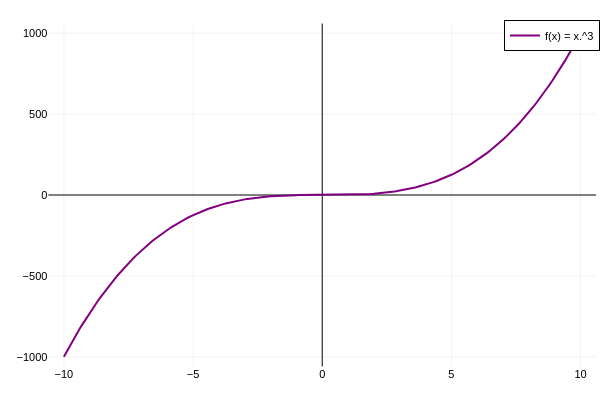

Write notebook code for a chart like this one.
### Markdown cell above
#### f = x^3 (LATEX)

### Code cell
x = -10:0.1:10
f(x) = x.^3
plotly()
plot(x, f(x), 
     label="f(x) = x.^3",
     color=:purple, 
     lw=2,
     framestyle=:origin,
     grid=true)

### Figure 1 — Plotly figure (JSON) as saved in the notebook; plotly's stock layout.template omitted (floating-point values rounded to 4 significant figures; data arrays with more than 128 entries replaced by an {"elided": "..."} marker saying what was removed)
{"data": [{"colorbar": {"len": 0.9525, "title": "", "x": 0.9934, "y": 0.5139}, "legendgroup": "f(x) = x.^3", "line": {"color": "rgba(128, 0, 128, 1.000)", "dash": "solid", "shape": "linear", "width": 2}, "mode": "lines", "name": "f(x) = x.^3", "showlegend": true, "type": "scatter", "x": {"elided": "201 float values"}, "xaxis": "x", "y": {"elided": "201 float values"}, "yaxis": "y"}], "layout": {"annotations": [], "height": 400, "legend": {"bgcolor": "rgba(255, 255, 255, 1.000)", "bordercolor": "rgba(0, 0, 0, 1.000)", "borderwidth": 1, "font": {"color": "rgba(0, 0, 0, 1.000)", "family": "sans-serif", "size": 11}, "title": {"font": {"color": "rgba(0, 0, 0, 1.000)", "family": "sans-serif", "size": 15}, "text": ""}, "tracegroupgap": 0, "traceorder": "normal", "x": 1, "xanchor": "auto", "y": 1, "yanchor": "auto"}, "margin": {"b": 20, "l": 0, "r": 0, "t": 20}, "paper_bgcolor": "rgba(255, 255, 255, 1.000)", "plot_bgcolor": "rgba(255, 255, 255, 1.000)", "showlegend": true, "width": 600, "xaxis": {"anchor": "y", "domain": [0.08064, 0.9934], "gridcolor": "rgba(0, 0, 0, 0.100)", "gridwidth": 0.5, "linecolor": "rgba(0, 0, 0, 1.000)", "mirror": false, "range": [-10.6, 10.6], "showgrid": true, "showline": false, "showticklabels": true, "tickangle": 0, "tickcolor": "rgba(0, 0, 0, 0.000)", "tickfont": {"color": "rgba(0, 0, 0, 1.000)", "family": "sans-serif", "size": 11}, "tickmode": "array", "ticks": "inside", "ticktext": ["−10", "−5", "0", "5", "10"], "tickvals": [-10, -5, 0, 5, 10], "title": "", "titlefont": {"color": "rgba(0, 0, 0, 1.000)", "family": "sans-serif", "size": 15}, "type": "-", "visible": true, "zeroline": true, "zerolinecolor": "rgba(0, 0, 0, 1.000)"}, "yaxis": {"anchor": "x", "domain": [0.03762, 0.9902], "gridcolor": "rgba(0, 0, 0, 0.100)", "gridwidth": 0.5, "linecolor": "rgba(0, 0, 0, 1.000)", "mirror": false, "range": [-1060, 1060], "showgrid": true, "showline": false, "showticklabels": true, "tickangle": 0, "tickcolor": "rgba(0, 0, 0, 0.000)", "tickfont": {"color": "rgba(0, 0, 0, 1.000)", "family": "sans-serif", "size": 11}, "tickmode": "array", "ticks": "inside", "ticktext": ["−1000", "−500", "0", "500", "1000"], "tickvals": [-1000, -500, 0, 500, 1000], "title": "", "titlefont": {"color": "rgba(0, 0, 0, 1.000)", "family": "sans-serif", "size": 15}, "type": "-", "visible": true, "zeroline": true, "zerolinecolor": "rgba(0, 0, 0, 1.000)"}}}
